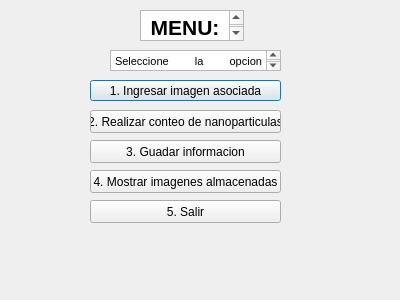
<?xml version="1.0" encoding="UTF-8"?>
<ui version="4.0">
 <class>Dialog</class>
 <widget class="QDialog" name="Dialog">
  <property name="geometry">
   <rect>
    <x>0</x>
    <y>0</y>
    <width>400</width>
    <height>300</height>
   </rect>
  </property>
  <property name="windowTitle">
   <string>Dialog</string>
  </property>
  <widget class="QTextBrowser" name="textBrowser">
   <property name="geometry">
    <rect>
     <x>110</x>
     <y>50</y>
     <width>171</width>
     <height>21</height>
    </rect>
   </property>
   <property name="html">
    <string>&lt;!DOCTYPE HTML PUBLIC &quot;-//W3C//DTD HTML 4.0//EN&quot; &quot;http://www.w3.org/TR/REC-html40/strict.dtd&quot;&gt;
&lt;html&gt;&lt;head&gt;&lt;meta name=&quot;qrichtext&quot; content=&quot;1&quot; /&gt;&lt;style type=&quot;text/css&quot;&gt;
p, li { white-space: pre-wrap; }
&lt;/style&gt;&lt;/head&gt;&lt;body style=&quot; font-family:'MS Shell Dlg 2'; font-size:8pt; font-weight:400; font-style:normal;&quot;&gt;
&lt;p align=&quot;justify&quot; style=&quot; margin-top:0px; margin-bottom:0px; margin-left:0px; margin-right:0px; -qt-block-indent:0; text-indent:0px;&quot;&gt;Seleccione la opcion deseada:&lt;/p&gt;&lt;/body&gt;&lt;/html&gt;</string>
   </property>
  </widget>
  <widget class="QPushButton" name="pushButton">
   <property name="geometry">
    <rect>
     <x>90</x>
     <y>80</y>
     <width>191</width>
     <height>21</height>
    </rect>
   </property>
   <property name="text">
    <string>1. Ingresar imagen asociada</string>
   </property>
  </widget>
  <widget class="QPushButton" name="pushButton_2">
   <property name="geometry">
    <rect>
     <x>90</x>
     <y>140</y>
     <width>191</width>
     <height>23</height>
    </rect>
   </property>
   <property name="text">
    <string>3. Guadar informacion</string>
   </property>
  </widget>
  <widget class="QPushButton" name="pushButton_3">
   <property name="geometry">
    <rect>
     <x>90</x>
     <y>110</y>
     <width>191</width>
     <height>23</height>
    </rect>
   </property>
   <property name="text">
    <string>2. Realizar conteo de nanoparticulas</string>
   </property>
  </widget>
  <widget class="QPushButton" name="pushButton_4">
   <property name="geometry">
    <rect>
     <x>90</x>
     <y>170</y>
     <width>191</width>
     <height>23</height>
    </rect>
   </property>
   <property name="text">
    <string>4. Mostrar imagenes almacenadas</string>
   </property>
  </widget>
  <widget class="QPushButton" name="pushButton_5">
   <property name="geometry">
    <rect>
     <x>90</x>
     <y>200</y>
     <width>191</width>
     <height>23</height>
    </rect>
   </property>
   <property name="text">
    <string>5. Salir</string>
   </property>
  </widget>
  <widget class="QTextEdit" name="textEdit">
   <property name="geometry">
    <rect>
     <x>140</x>
     <y>10</y>
     <width>104</width>
     <height>31</height>
    </rect>
   </property>
   <property name="html">
    <string>&lt;!DOCTYPE HTML PUBLIC &quot;-//W3C//DTD HTML 4.0//EN&quot; &quot;http://www.w3.org/TR/REC-html40/strict.dtd&quot;&gt;
&lt;html&gt;&lt;head&gt;&lt;meta name=&quot;qrichtext&quot; content=&quot;1&quot; /&gt;&lt;style type=&quot;text/css&quot;&gt;
p, li { white-space: pre-wrap; }
&lt;/style&gt;&lt;/head&gt;&lt;body style=&quot; font-family:'MS Shell Dlg 2'; font-size:8pt; font-weight:400; font-style:normal;&quot;&gt;
&lt;p align=&quot;center&quot; style=&quot; margin-top:0px; margin-bottom:0px; margin-left:0px; margin-right:0px; -qt-block-indent:0; text-indent:0px;&quot;&gt;&lt;span style=&quot; font-size:16pt; font-weight:600;&quot;&gt;MENU:&lt;/span&gt;&lt;/p&gt;&lt;/body&gt;&lt;/html&gt;</string>
   </property>
  </widget>
 </widget>
 <resources/>
 <connections/>
</ui>
